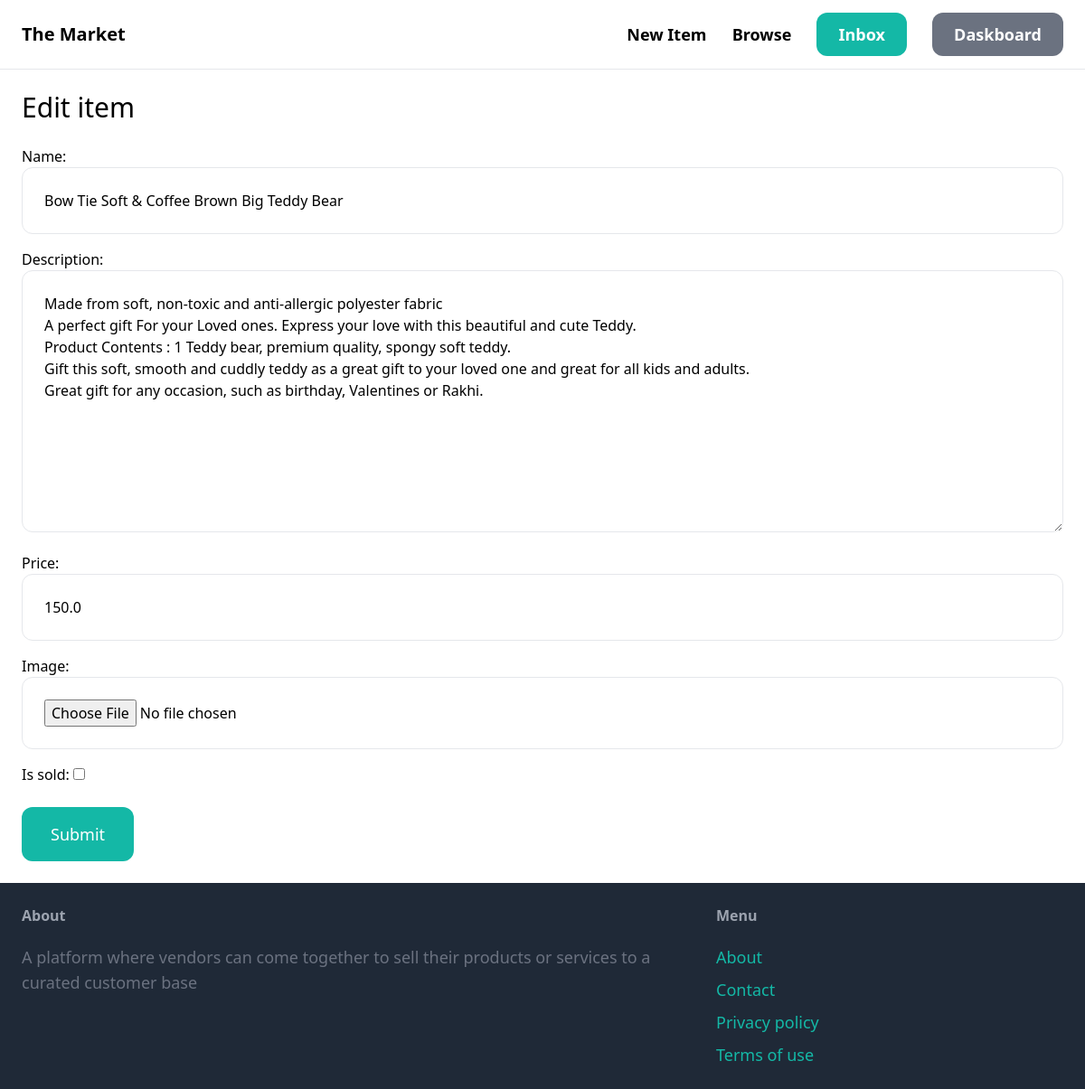
The page /items/1/edit/ (signed in) on the database its author committed.
### items/models.py (models this page shows, shortened)
class Items(models.Model):
    Category = models.ForeignKey(Category, related_name='items', on_delete=models.CASCADE)
    name = models.CharField(max_length=255)
    description = models.TextField(blank=True, null=True)
    price = models.FloatField()
    image = models.ImageField(upload_to='items_images', blank=True, null=True)
    is_sold = models.BooleanField(default=False)
    created_by = models.ForeignKey(User, related_name='items', on_delete= models.CASCADE)
    created_at = models.DateTimeField(auto_now_add=True)
    class Meta:
        ordering = ('name',)
        verbose_name_plural = 'Items'

### items/views.py (the view)
# urls.py: path('<int:pk>/edit/', views.edit, name='edit'),
@login_required
def edit(request, pk):
    item = get_object_or_404(Items, pk=pk, created_by = request.user)
    if request.method == 'POST':
        form = EditItemForm(request.POST, request.FILES, instance=item)
        if form.is_valid():
            form.save()
            return redirect('items:detail', pk=item.id)
    else:
        form = EditItemForm(instance=item)
    return render(request, 'items/form.html', {'form': form, 'title': 'Edit item',})

### items/forms.py
class EditItemForm(forms.ModelForm):
    class Meta:
        model = Items
        fields = ['name', 'description', 'price', 'image', 'is_sold']
        widgets = {
            'name': forms.TextInput(attrs = {
                'class': INPUT_CLASSES,
            }),
            'description': forms.Textarea(attrs = {
                'class': INPUT_CLASSES,
            }),
            'price': forms.TextInput(attrs = {
                'class': INPUT_CLASSES,
            }),
            'image': forms.FileInput(attrs = {
                'class': INPUT_CLASSES,
            }),
        }

### items/Templates/items/form.html (shortened to what this page needs)
{% extends 'core/base.html' %}
{% block content %}
<h1 class="mb-6 text-3xl" >{{ title }}</h1>
<form method="post" action="." enctype="multipart/form-data">
    <div class="space-y-4">
        {{ form.as_p }}
    </div>
    <button class="mt-6 py-4 px-8 text-lg bg-teal-500 hover:bg-teal-700 rounded-xl text-white">Submit</button>
</form>
{% endblock content %}

### rows shown on the page
Items: name "Bow Tie Soft & Coffee Brown Big Teddy Bear", description "Made from soft, non-toxic and anti-allergic polyester fabric A perfect gift For your Loved ones. Express your love with this beautiful and cute Teddy. Product Contents : 1 Teddy bear, premium quality, spongy soft teddy. Gift this soft, smooth and cuddly teddy as a great gift to your loved one and great for all kids and adults. Great gift for any occasion, such as birthday, Valentines or Rakhi.", price "150.0"

### other values the page prints
{{ title }} "Edit item"
